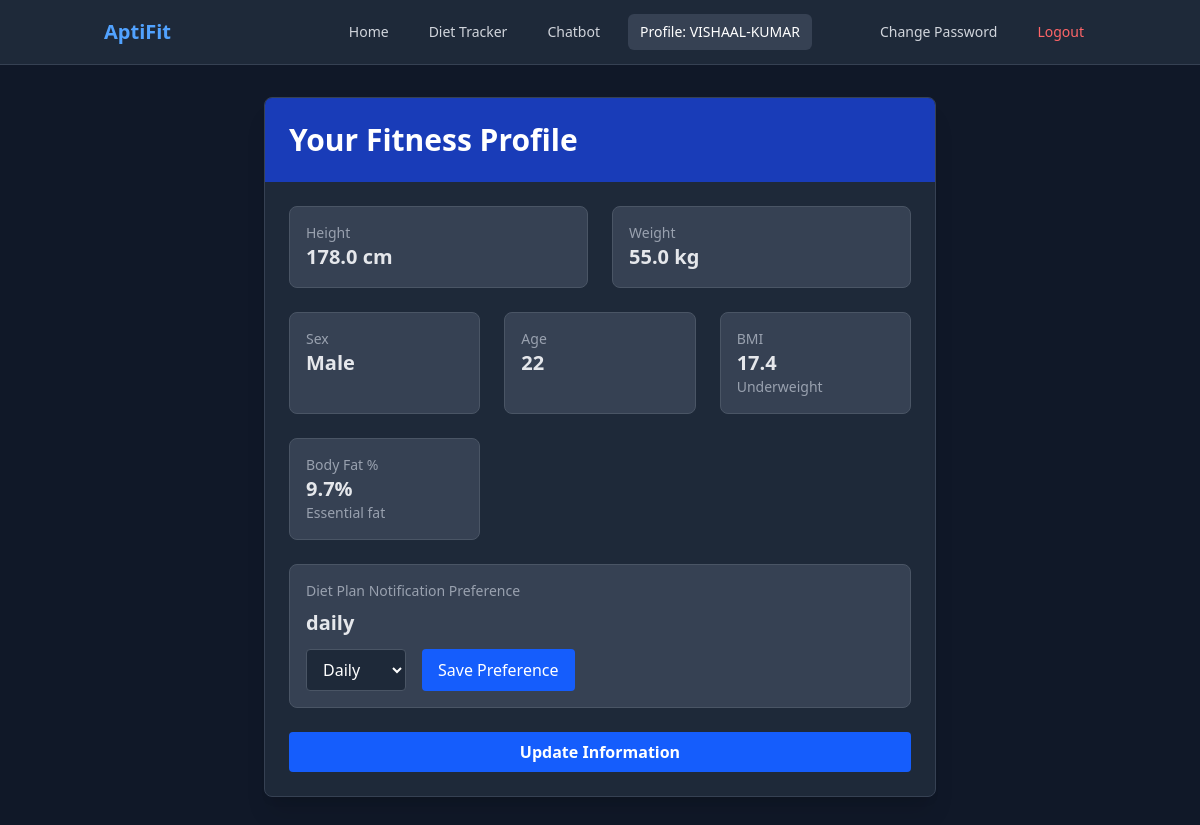
/profile/ (signed in), run on the app's committed database.
### fitness/models.py (models this page shows, shortened)
class UserProfile(models.Model):
    NOTIFICATION_CHOICES = [
        ('daily', 'Daily'),
        ('weekly', 'Weekly'),
        ('none', 'None'),
    ]
    user = models.OneToOneField(User, on_delete=models.CASCADE)
    last_password_change = models.DateTimeField(auto_now=True)
    phone_number = models.CharField(max_length=15, blank=True, null=True)
    height = models.FloatField(blank=True, null=True)  # in cm
    weight = models.FloatField(blank=True, null=True)  # in kg
    sex = models.CharField(max_length=10, blank=True, null=True)
    age = models.IntegerField(blank=True, null=True)  # add age field
    notification_preference = models.CharField(
        max_length=10,
        choices=NOTIFICATION_CHOICES,
        default='none'
    )
    @property
    def bmi(self):
        if self.height and self.weight:
            height_m = self.height / 100
            return round(self.weight / (height_m * height_m), 1)
        return None
    @property
    def bmi_category(self):
        bmi = self.bmi
        if bmi is None:
            return None
        elif bmi < 18.5:
            return "Underweight"
        elif bmi < 25:
            return "Normal weight"
        elif bmi < 30:
            return "Overweight"
        else:
            return "Obese"
    @property
    def body_fat(self):
        bmi = self.bmi
        if bmi is None or not self.sex or not self.age:
            return None
        if self.sex.lower() == "male":
            return round(1.20 * bmi + 0.23 * self.age - 10.8 * 1 - 5.4, 1)
        else:
            return round(1.20 * bmi + 0.23 * self.age - 10.8 * 0 - 5.4, 1)
    @property
    def body_fat_category(self):
        bf = self.body_fat
        if bf is None or not self.sex:
            return None
        if self.sex.lower() == "male":
            if bf < 10:
                return "Essential fat"
            elif bf < 14:
                return "Athletes"
            elif bf < 21:
                return "Fitness"
            elif bf < 25:
                return "Average"
            else:
                return "Obese"

### fitness/views.py (the view, shortened to what this page needs)
# urls.py: path('profile/', views.profile, name='profile'),
@login_required
def profile(request):
    user_profile = request.user.userprofile
    missing_fields = []
    if not user_profile.height:
        missing_fields.append("height")
    if not user_profile.weight:
        missing_fields.append("weight")
    if not user_profile.sex:
        missing_fields.append("sex")
    if not user_profile.age:
        missing_fields.append("age")
    user_has_data = not missing_fields
    if missing_fields:
        missing_fields_message = "Your profile is incomplete. Please add your " + \
            ", ".join(missing_fields) + "."
    else:
        missing_fields_message = None
    context = {
        'user_has_data': user_has_data,
        'notification_preference': user_profile.notification_preference,
        'missing_fields_message': missing_fields_message,
        'missing_fields': missing_fields,
    }
    if user_has_data:
        context.update({
            'height': user_profile.height,
            'weight': user_profile.weight,
            'sex': user_profile.sex,
            'age': user_profile.age,
            'bmi': user_profile.bmi,
            'bmi_category': user_profile.bmi_category,
            'body_fat': user_profile.body_fat,
            'body_fat_category': user_profile.body_fat_category,
        })
    return render(request, 'fitness/profile.html', context)

### fitness/templates/fitness/profile.html (shortened to what this page needs)
<!DOCTYPE html>
<html lang="en">
  <head>
    <script src="https://cdn.jsdelivr.net/npm/@tailwindcss/browser@4"></script>
  </head>
  <body class="bg-gray-900 min-h-screen text-gray-200">
    <nav class="bg-gray-800 border-b border-gray-700">
      <div class="container mx-auto px-4">
        <div class="flex justify-between items-center h-16">
          <div class="flex-shrink-0 font-bold text-xl text-blue-400">
            AptiFit
          </div>
          <div class="flex space-x-2 md:space-x-4 items-center">
            <a href="{% url 'index' %}" class="px-3 py-2 rounded-md text-sm font-medium text-gray-300 hover:bg-gray-700 hover:text-white transition duration-300">
              Home
            </a>
            {% if missing_fields %}
            <span class="px-3 py-2 rounded-md text-sm font-medium text-gray-500 cursor-not-allowed">
              <i class="fas fa-lock mr-1"></i> Diet Tracker
            </span>
            <span class="px-3 py-2 rounded-md text-sm font-medium text-gray-500 cursor-not-allowed">
              <i class="fas fa-lock mr-1"></i> Chatbot
            </span>
            {% else %}
            <a href="{% url 'diet_tracker' %}" class="px-3 py-2 rounded-md text-sm font-medium text-gray-300 hover:bg-gray-700 hover:text-white transition duration-300">
              Diet Tracker
            </a>
            <a href="{% url 'chatbot' %}" class="px-3 py-2 rounded-md text-sm font-medium text-gray-300 hover:bg-gray-700 hover:text-white transition duration-300">
              Chatbot
            </a>
            {% endif %}
            <a href="{% url 'profile' %}" class="px-3 py-2 rounded-md text-sm font-medium bg-gray-700 text-white">
              Profile: {{ user.username }}
            </a>
            <div class="relative">
              <a href="#" class="px-3 py-2 rounded-md text-sm font-medium text-gray-300 hover:bg-gray-700 hover:text-white transition duration-300">
              </a>
            </div>
            <a href="{% url 'change_password' %}" class="px-3 py-2 rounded-md text-sm font-medium text-gray-300 hover:bg-gray-700 hover:text-white transition duration-300">
              Change Password
            </a>
            <a href="{% url 'logout' %}" class="px-3 py-2 rounded-md text-sm font-medium text-red-400 hover:bg-red-900 hover:text-red-200 transition duration-300">
              Logout
            </a>
          </div>
        </div>
      </div>
    </nav>
    <div class="container mx-auto px-4 py-8">
      <div class="max-w-2xl mx-auto bg-gray-800 rounded-lg shadow-xl overflow-hidden border border-gray-700">
        <div class="bg-blue-800 text-white p-6">
          <h1 class="text-2xl md:text-3xl font-bold">Your Fitness Profile</h1>
        </div>
        <div class="p-6">
          {% if user_has_data %}
          <div class="space-y-6">
            <div class="grid grid-cols-1 md:grid-cols-2 gap-6">
              <div class="bg-gray-700 p-4 rounded-lg border border-gray-600">
                <h3 class="text-gray-400 text-sm font-medium">Height</h3>
                <p class="text-xl font-semibold">{{ height }} cm</p>
              </div>
              <div class="bg-gray-700 p-4 rounded-lg border border-gray-600">
                <h3 class="text-gray-400 text-sm font-medium">Weight</h3>
                <p class="text-xl font-semibold">{{ weight }} kg</p>
              </div>
            </div>
            <div class="grid grid-cols-1 md:grid-cols-3 gap-6">
              <div class="bg-gray-700 p-4 rounded-lg border border-gray-600">
                <h3 class="text-gray-400 text-sm font-medium">Sex</h3>
                <p class="text-xl font-semibold">{{ sex|title }}</p>
              </div>
              <div class="bg-gray-700 p-4 rounded-lg border border-gray-600">
                <h3 class="text-gray-400 text-sm font-medium">Age</h3>
                <p class="text-xl font-semibold">{{ age }}</p>
              </div>
              <div class="bg-gray-700 p-4 rounded-lg border border-gray-600">
                <h3 class="text-gray-400 text-sm font-medium">BMI</h3>
                <p class="text-xl font-semibold">{{ bmi }}</p>
                <p class="text-sm text-gray-400">{{ bmi_category }}</p>
              </div>
            </div>
            <div class="grid grid-cols-1 md:grid-cols-3 gap-6">
              <div class="bg-gray-700 p-4 rounded-lg border border-gray-600">
                <h3 class="text-gray-400 text-sm font-medium">Body Fat %</h3>
                <p class="text-xl font-semibold">{{ body_fat }}%</p>
                <p class="text-sm text-gray-400">{{ body_fat_category }}</p>
              </div>
            </div>
            <div class="bg-gray-700 p-4 rounded-lg border border-gray-600">
              <h3 class="text-gray-400 text-sm font-medium mb-2">Diet Plan Notification Preference</h3>
              <p class="text-xl font-semibold">{{ notification_preference|default:"Not set" }}</p>
              <div class="mt-3">
                <form method="post" action="{% url 'save_notification_preference' %}" class="flex space-x-4">
                  <select name="notification_preference" class="bg-gray-800 text-white border border-gray-600 rounded px-3 py-2 focus:outline-none focus:ring-2 focus:ring-blue-500">
                    <option value="daily" {% if notification_preference == 'daily' %}selected{% endif %}>Daily</option>
                  </select>
                  <button type="submit" class="bg-blue-600 hover:bg-blue-700 text-white px-4 py-2 rounded transition duration-300">
                    Save Preference
                  </button>
                </form>
              </div>
            </div>
            <a href="{% url 'update_profile' %}" class="block w-full md:w-auto text-center bg-blue-600 hover:bg-blue-700 text-white font-bold py-2 px-4 rounded transition duration-300">
              Update Information
            </a>
          </div>
          {% endif %}
        </div>
      </div>
    </div>
  </body>
</html>

### data on the page
UserProfile: height "178.0", weight "55.0", sex "Male", notification_preference "daily", notification_preference "Daily"

### other printed values
{{ user.username }} "VISHAAL-KUMAR"
{{ age }} "22"
{{ bmi }} "17.4"
{{ bmi_category }} "Underweight"
{{ body_fat }} "9.7"
{{ body_fat_category }} "Essential fat"
